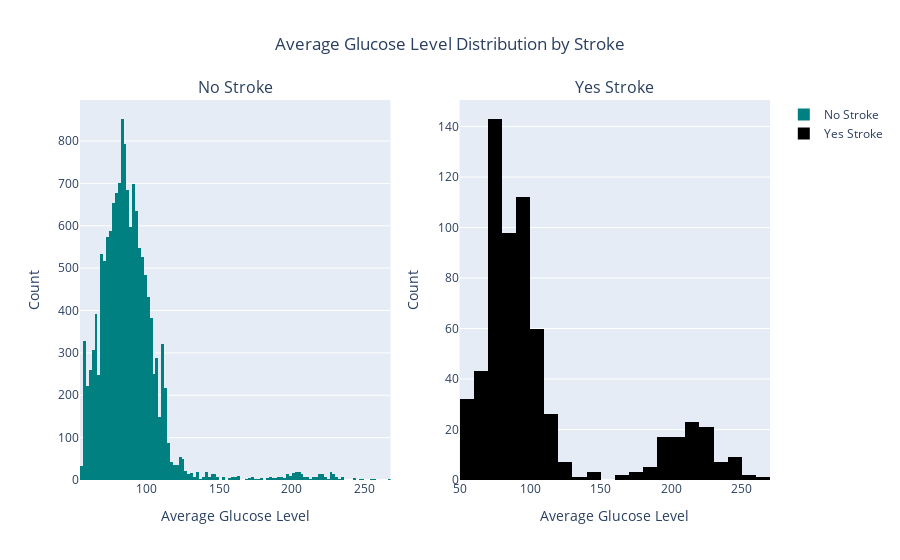

Notebook code cell kept with this figure:
### Code cell
def custom_histogram(column: str, titles: list) -> go.Figure:
    fig = sp.make_subplots(rows=1, cols=2, subplot_titles=['No Stroke', 'Yes Stroke'])
    fig.add_trace(
        go.Histogram(
            x=no_stroke_data[column], 
            marker_color='#008080', 
            name='No Stroke'
        ),
        row=1, col=1
    )
    fig.add_trace(
        go.Histogram(
            x=stroke_data[column], 
            marker_color='black', 
            name='Yes Stroke'
        ),
        row=1, col=2
    )
    fig.update_layout(
        title=titles[0], 
        title_x=0.5,
        showlegend=True 
    )
    fig.update_xaxes(title_text=titles[1], row=1, col=1)
    fig.update_xaxes(title_text=titles[1], row=1, col=2)
    fig.update_yaxes(title_text='Count', row=1, col=1)
    fig.update_yaxes(title_text='Count', row=1, col=2)
    
    return fig
fig = custom_histogram(
    'avg_glucose_level', 
    ['Average Glucose Level Distribution by Stroke', 'Average Glucose Level']
)
fig.show()

### Figure 1 — Plotly figure (JSON) as saved in the notebook; plotly's stock layout.template omitted (floating-point values rounded to 4 significant figures; data arrays with more than 128 entries replaced by an {"elided": "..."} marker saying what was removed)
{"data": [{"marker": {"color": "#008080"}, "name": "No Stroke", "type": "histogram", "x": {"elided": "14671 float values"}, "xaxis": "x", "yaxis": "y"}, {"marker": {"color": "black"}, "name": "Yes Stroke", "type": "histogram", "x": {"elided": "632 float values"}, "xaxis": "x2", "yaxis": "y2"}], "layout": {"annotations": [{"font": {"size": 16}, "showarrow": false, "text": "No Stroke", "x": 0.225, "xanchor": "center", "xref": "paper", "y": 1, "yanchor": "bottom", "yref": "paper"}, {"font": {"size": 16}, "showarrow": false, "text": "Yes Stroke", "x": 0.775, "xanchor": "center", "xref": "paper", "y": 1, "yanchor": "bottom", "yref": "paper"}], "autosize": true, "showlegend": true, "title": {"text": "Average Glucose Level Distribution by Stroke", "x": 0.5}, "xaxis": {"anchor": "y", "autorange": true, "domain": [0, 0.45], "range": [54, 268], "title": {"text": "Average Glucose Level"}, "type": "linear"}, "xaxis2": {"anchor": "y2", "autorange": true, "domain": [0.55, 1], "range": [50, 270], "title": {"text": "Average Glucose Level"}, "type": "linear"}, "yaxis": {"anchor": "x", "autorange": true, "domain": [0, 1], "range": [0, 896.8], "title": {"text": "Count"}}, "yaxis2": {"anchor": "x2", "autorange": true, "domain": [0, 1], "range": [0, 150.5], "title": {"text": "Count"}}}}
